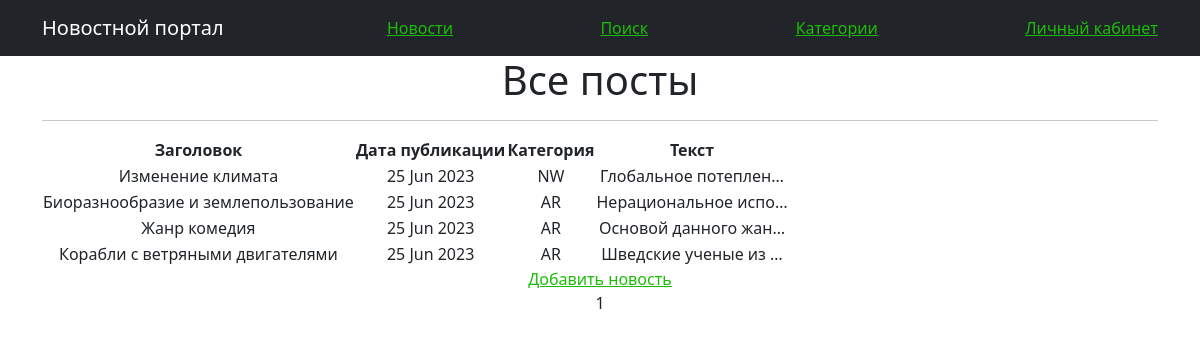
The app's page /news/ (signed in) with its own data.
### NewsApp/models.py (models this page shows, shortened)
class Post(models.Model):
    author = models.ForeignKey(Author, on_delete=models.CASCADE)
    NEWS = 'NW'
    ARTICLE = 'AR'
    CATEGORY_CHOICES = (
        (NEWS, 'Новость'),
        (ARTICLE, 'Статья'),
    )
    categoryType = models.CharField(max_length=2, choices=CATEGORY_CHOICES, default=ARTICLE)
    dateCreation = models.DateTimeField(auto_now_add=True)
    postCategory = models.ManyToManyField(Category, through='PostCategory')
    title = models.CharField(max_length=128)
    text = models.TextField()
    rating = models.SmallIntegerField(default=0)

### NewsApp/views.py (the view)
# urls.py: path('', PostsList.as_view(), name='post_list'),
class PostsList(LoginRequiredMixin, ListView):
    model = Post
    ordering = 'text'
    template_name = 'news.html'
    queryset = Post.objects.order_by('-dateCreation')
    context_object_name = 'Posts'
    paginate_by = 10

### NewsApp/templatetags/custom_filters.py (called while the page is built)
@register.filter()
def censor(value):
    bed_words = ['плохой','задница']
    for i in bed_words:
        if i.find(value):
            value = value.replace(i[1::], "*" * len(i))
    return f'{value}'

### templates/news.html (shortened to what this page needs)
{% extends 'flatpages/default.html' %}
{% load custom_filters %}
{% load custom_tags %}
{% block content %}
</html>
   <h1>Все посты</h1>
   <hr>
   {% if Posts %}
    <table>
        <thead>
            <th>
                 Заголовок
            </th>
            <th>
                 Дата публикации
            </th>
            <th>
                 Категория
            </th>
             <th>
                 Текст
             </th>
        </thead>
           {% for Post in Posts %}
           <tr>
               <td>
                   {{ Post.title }}
               </td>
               <td>
                   {{ Post.dateCreation|date:'d M Y' }}
               </td>
               <td>
                   {{ Post.categoryType }}
               </td>
               <td>
                   {{ Post.text|truncatechars:20|censor}}
               </td>
           </tr>
           {% endfor %}
       </table>
   {% else %}
       <h2>Постов нет!</h2>
   {% endif %}
   <a href = "{% url 'post_create'%}">Добавить новость</a><br>
   {{ page_obj.number }}
{% endblock content %}

### records on screen
Post: title "Изменение климата", dateCreation "25 Jun 2023", categoryType "NW", text|censor "Глобальное потеплен…"
Post: title "Биоразнообразие и землепользование", dateCreation "25 Jun 2023", categoryType "AR", text|censor "Нерациональное испо…"
Post: title "Жанр комедия", dateCreation "25 Jun 2023", categoryType "AR", text|censor "Основой данного жан…"
Post: title "Корабли с ветряными двигателями", dateCreation "25 Jun 2023", categoryType "AR", text|censor "Шведские ученые из …"

### other values on screen
{{ page_obj.number }} "1"
